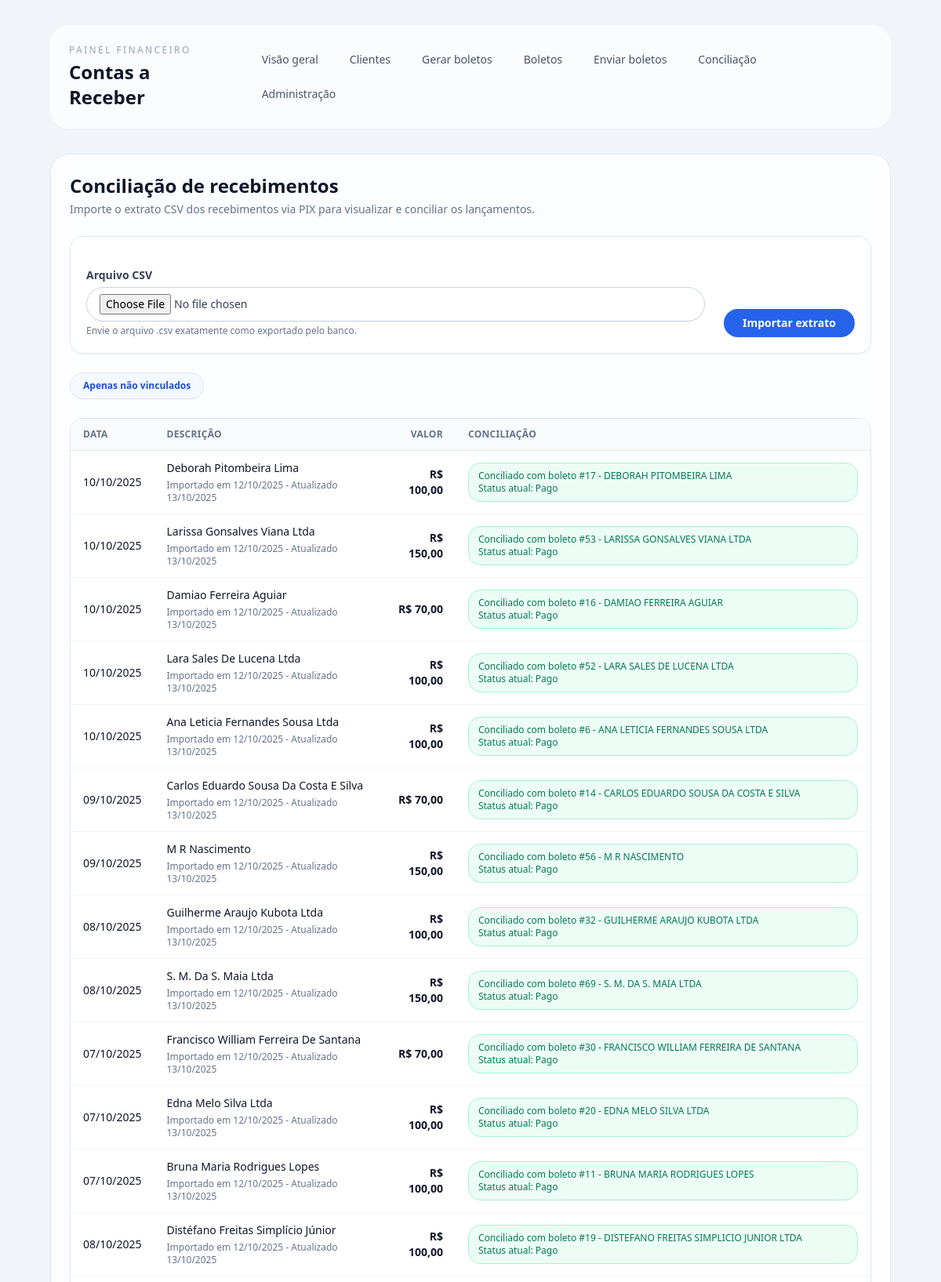
The app's page /conciliacao/ (signed in, upper part) with its own data.
### billing/models.py (models this page shows, shortened)
class ConciliacaoLancamento(models.Model):
    hash_identificador = models.CharField(max_length=128, unique=True)
    data = models.DateField()
    descricao = models.CharField(max_length=255)
    descricao_chave = models.CharField(max_length=255, blank=True, db_index=True)
    valor = models.DecimalField(max_digits=12, decimal_places=2)
    boleto = models.ForeignKey(
        Boleto,
        on_delete=models.SET_NULL,
        related_name="conciliacoes",
        null=True,
        blank=True,
    )
    criado_em = models.DateTimeField(auto_now_add=True)
    atualizado_em = models.DateTimeField(auto_now=True)
    class Meta:
        ordering = ("-data", "-id")

class Boleto(models.Model):
    STATUS_NOVO = "novo"
    STATUS_EMITIDO = "emitido"
    STATUS_PAGO = "pago"
    STATUS_CANCELADO = "cancelado"
    STATUS_ERRO = "erro"
    STATUS_ATRASADO = "atrasado"
    STATUS_CHOICES = [
        (STATUS_NOVO, "Novo"),
        (STATUS_EMITIDO, "Emitido"),
        (STATUS_PAGO, "Pago"),
        (STATUS_CANCELADO, "Cancelado"),
        (STATUS_ERRO, "Erro"),
        (STATUS_ATRASADO, "Atrasado"),
    ]
    FORMA_PAGAMENTO_CHOICES = [
        ("", "Nao informado"),
        ("pix", "PIX"),
        ("dinheiro", "Dinheiro"),
    ]
    WHATSAPP_STATUS_PENDENTE = "pendente"
    WHATSAPP_STATUS_ENVIADO = "enviado"
    WHATSAPP_STATUS_ERRO = "erro"
    WHATSAPP_STATUS_CHOICES = [
        (WHATSAPP_STATUS_PENDENTE, "A enviar"),
        (WHATSAPP_STATUS_ENVIADO, "Enviado"),
        (WHATSAPP_STATUS_ERRO, "Erro"),
    ]
    cliente = models.ForeignKey(Cliente, on_delete=models.CASCADE, related_name='boletos')
    competencia_ano = models.PositiveSmallIntegerField()
    competencia_mes = models.PositiveSmallIntegerField()
    data_vencimento = models.DateField()
    valor = models.DecimalField(max_digits=12, decimal_places=2)
    nosso_numero = models.CharField(max_length=64, blank=True)
    linha_digitavel = models.CharField(max_length=100, blank=True)
    codigo_barras = models.CharField(max_length=100, blank=True)
    tx_id = models.CharField(max_length=100, blank=True)
    codigo_solicitacao = models.CharField(max_length=100, blank=True)
    status = models.CharField(max_length=10, choices=STATUS_CHOICES, default=STATUS_NOVO)
    erro_msg = models.TextField(blank=True)
    pdf = models.FileField(upload_to='boletos/', blank=True, null=True)
    data_pagamento = models.DateField(blank=True, null=True)
    forma_pagamento = models.CharField(
        max_length=20,
        choices=FORMA_PAGAMENTO_CHOICES,
        blank=True,
        default="",
    )
    whatsapp_status = models.CharField(
        max_length=20,
        choices=WHATSAPP_STATUS_CHOICES,
        default=WHATSAPP_STATUS_PENDENTE,
        blank=True,
    )
    whatsapp_status_detail = models.TextField(blank=True)
    whatsapp_status_updated_at = models.DateTimeField(blank=True, null=True)
    criado_em = models.DateTimeField(auto_now_add=True)
    class Meta:
        unique_together = ('cliente', 'competencia_ano', 'competencia_mes')

class Cliente(models.Model):
    valorNominal = models.DecimalField('Valor nominal', max_digits=12, decimal_places=2)
    dataVencimento = models.PositiveSmallIntegerField('Dia do vencimento (1..31)')
    nome = models.CharField('Nome', max_length=200)
    cpfCnpj = models.CharField('CPF/CNPJ', max_length=18)
    ativo = models.BooleanField('Ativo', default=True)
    email = models.EmailField('E-mail', blank=True)
    ddd = models.CharField('DDD', max_length=3, blank=True)
    telefone = models.CharField('Telefone', max_length=20, blank=True)
    endereco = models.CharField('Endereço', max_length=200, blank=True)
    numero = models.CharField('Número', max_length=20, blank=True)
    complemento = models.CharField('Complemento', max_length=100, blank=True)
    bairro = models.CharField('Bairro', max_length=100, blank=True)
    cidade = models.CharField('Cidade', max_length=100, blank=True)
    uf = models.CharField('UF', max_length=2, choices=UF_CHOICES, blank=True)
    cep = models.CharField('CEP', max_length=9, blank=True)

### billing/views.py (the view, shortened to what this page needs)
# urls.py: path("conciliacao/", views.conciliacao, name="conciliacao"),
@login_required
def conciliacao(request):
    pendentes_only = request.GET.get("pendentes") == "1"
    upload_form = ConciliacaoUploadForm()
    novos_ids: Set[int] = set()
    auto_baixas = 0
    boletos_elegiveis = list(
        Boleto.objects.filter(
            status__in=[Boleto.STATUS_EMITIDO, Boleto.STATUS_ATRASADO]
        )
        .select_related("cliente")
        .order_by("cliente__nome", "competencia_ano", "competencia_mes")
    )
    registros_queryset = ConciliacaoLancamento.objects.select_related("boleto", "boleto__cliente")
    if pendentes_only:
        registros_queryset = registros_queryset.filter(boleto__isnull=True)
    registros_queryset = registros_queryset.order_by("-data", "-id")[:200]
    registros_contexto = []
    for lancamento in registros_queryset:
        descricao_normalizada = _normalizar_texto_para_match(lancamento.descricao)
        sugestoes: List[Dict[str, Any]] = []
        for boleto in boletos_elegiveis:
            valor_diff = abs(
                (boleto.valor - lancamento.valor).quantize(Decimal("0.01"), rounding=ROUND_HALF_UP)
            )
            cliente_normalizado = _normalizar_texto_para_match(boleto.cliente.nome)
            similaridade = (
                SequenceMatcher(None, descricao_normalizada, cliente_normalizado).ratio()
                if descricao_normalizada and cliente_normalizado
                else 0.0
            )
            sugestoes.append(
                {
                    "boleto": boleto,
                    "valor_diff": valor_diff,
                    "valor_match": valor_diff == Decimal("0.00"),
                    "similaridade": similaridade,
                    "similaridade_percent": int(round(similaridade * 100)),
                }
            )
        sugestoes.sort(
            key=lambda item: (
                item["valor_diff"],
                -item["similaridade"],
                item["boleto"].id,
            )
        )
        sugestoes = sugestoes[:10]
        melhor_sugestao = sugestoes[0] if sugestoes else None
        melhor_similaridade = melhor_sugestao["similaridade"] if melhor_sugestao else 0.0
        registros_contexto.append(
            {
                "lancamento": lancamento,
                "sugestoes": sugestoes,
                "is_novo": lancamento.id in novos_ids,
                "melhor_sugestao": melhor_sugestao,
                "melhor_similaridade": melhor_similaridade,
            }
        )
    registros_contexto.sort(
        key=lambda item: (
            0 if item["lancamento"].boleto_id is None else 1,
            -item["melhor_similaridade"],
            -item["lancamento"].data.toordinal(),
            -item["lancamento"].id,
        )
    )
    pendentes_total = ConciliacaoLancamento.objects.filter(boleto__isnull=True).count()
    return render(
        request,
        "billing/conciliacao.html",
        {
            "upload_form": upload_form,
            "registros": registros_contexto,
            "boletos_disponiveis": boletos_elegiveis,
            "boletos_total": len(boletos_elegiveis),
            "auto_baixas": auto_baixas,
            "pendentes_total": pendentes_total,
            "pendentes_only": pendentes_only,
        },
    )

### billing/forms.py (shortened to what this page needs)
class ConciliacaoUploadForm(forms.Form):
    arquivo = forms.FileField(label="Extrato em CSV")
    def __init__(self, *args, **kwargs):
        super().__init__(*args, **kwargs)
        self.fields["arquivo"].widget.attrs.update(
            {
                "class": "mt-1 block w-full rounded-full border border-slate-300 bg-white px-4 py-2 text-sm text-slate-700 shadow-sm focus:border-brand-300 focus:outline-none focus:ring-2 focus:ring-brand-200",
            }
        )

### billing/templatetags/formatters.py (called while the page is built)
@register.filter(name="currency_br")
def currency_br(value) -> str:
    if value in (None, ""):
        return "0,00"
    if isinstance(value, Decimal):
        amount = value
    else:
        try:
            amount = Decimal(str(value))
        except (InvalidOperation, ValueError, TypeError):
            return str(value)
    quantized = amount.quantize(Decimal("0.01"))
    sinal = "-" if quantized < 0 else ""
    quantized = abs(quantized)
    quantized_str = f"{quantized:.2f}"
    inteiro_str, decimal_str = quantized_str.split(".")
    inteiro_formatado = f"{int(inteiro_str):,}".replace(",", ".")
    return f"{sinal}{inteiro_formatado},{decimal_str}"

### billing/views.py (called while the page is built)
def _normalizar_texto_para_match(texto: str) -> str:
    if not texto:
        return ""
    texto = unicodedata.normalize("NFKD", texto).encode("ASCII", "ignore").decode()
    return " ".join(texto.lower().split())

### templates/billing/conciliacao.html (shortened to what this page needs)
{% extends "base.html" %}
{% load humanize formatters %}
{% block content %}
  <div class="space-y-6">
    <div class="space-y-1">
      <h2 class="text-2xl font-semibold text-slate-900">Conciliação de recebimentos</h2>
      <p class="text-sm text-slate-500">
        Importe o extrato CSV dos recebimentos via PIX para visualizar e conciliar os lançamentos.
      </p>
    </div>
    <form method="post" enctype="multipart/form-data" class="space-y-4 rounded-2xl border border-slate-200 bg-white/70 p-5 shadow-sm">
      <div class="flex flex-col gap-2 sm:flex-row sm:items-end sm:gap-6">
        <div class="flex-1">
          <label class="text-sm font-semibold text-slate-700" for="{{ upload_form.arquivo.id_for_label }}">Arquivo CSV</label>
          {{ upload_form.arquivo }}
          {% if upload_form.arquivo.errors %}
            <p class="mt-1 text-xs text-rose-600">{{ upload_form.arquivo.errors|striptags }}</p>
          {% else %}
            <p class="mt-1 text-xs text-slate-500">Envie o arquivo .csv exatamente como exportado pelo banco.</p>
          {% endif %}
        </div>
        <button
          type="submit"
          class="inline-flex items-center justify-center rounded-full bg-brand-600 px-6 py-2 text-sm font-semibold text-white shadow-sm transition hover:bg-brand-700 focus-visible:outline focus-visible:outline-2 focus-visible:outline-offset-2 focus-visible:outline-brand-500"
        >
          Importar extrato
        </button>
      </div>
    </form>
    <div class="flex flex-wrap items-center justify-between gap-3">
      <div class="flex flex-wrap gap-2">
        {% if pendentes_only %}
          <a
            class="inline-flex items-center justify-center rounded-full border border-slate-200 px-4 py-2 text-xs font-semibold text-slate-600 shadow-sm transition hover:border-brand-300 hover:text-brand-700"
            href="{% url 'conciliacao' %}"
          >
            Mostrar todos
          </a>
        {% else %}
          <a
            class="inline-flex items-center justify-center rounded-full border border-brand-200 bg-brand-50 px-4 py-2 text-xs font-semibold text-brand-700 shadow-sm transition hover:border-brand-300"
            href="{% url 'conciliacao' %}?pendentes=1"
          >
            Apenas não vinculados
          </a>
        {% endif %}
      </div>
    </div>
    {% if registros %}
      <div class="overflow-x-auto rounded-2xl border border-slate-200 bg-white/80 shadow-sm">
        <table class="min-w-full divide-y divide-slate-200 text-sm text-slate-700">
          <thead class="bg-slate-50 text-xs uppercase tracking-wide text-slate-500">
            <tr>
              <th scope="col" class="px-4 py-3 text-left font-semibold">Data</th>
              <th scope="col" class="px-4 py-3 text-left font-semibold">Descrição</th>
              <th scope="col" class="px-4 py-3 text-right font-semibold">Valor</th>
              <th scope="col" class="px-4 py-3 text-left font-semibold">Conciliação</th>
            </tr>
          </thead>
          <tbody class="divide-y divide-slate-100">
            {% for item in registros %}
              {% with registro=item.lancamento %}
                <tr class="transition hover:bg-slate-50 {% if item.is_novo %}bg-brand-50/40{% endif %}">
                  <td class="px-4 py-3 text-slate-900">{{ registro.data|date:"d/m/Y" }}</td>
                  <td class="px-4 py-3">
                    <div class="flex flex-wrap items-center gap-2">
                      <span class="font-medium text-slate-900">{{ registro.descricao }}</span>
                    </div>
                    {% if registro.boleto %}
                      <p class="mt-1 text-xs text-slate-500">
                        Importado em {{ registro.criado_em|date:"d/m/Y" }} - Atualizado {{ registro.atualizado_em|date:"d/m/Y" }}
                      </p>
                    {% endif %}
                  </td>
                  <td class="px-4 py-3 text-right font-semibold text-slate-900">R$ {{ registro.valor|currency_br }}</td>
                  <td class="px-4 py-3">
                    {% if registro.boleto %}
                      <div class="rounded-2xl border border-emerald-200 bg-emerald-50 px-3 py-2 text-xs text-emerald-700">
                        Conciliado com boleto #{{ registro.boleto.id }} - {{ registro.boleto.cliente.nome }}
                        <br>
                        Status atual: {{ registro.boleto.get_status_display }}
                      </div>
                    {% else %}
                      <p class="text-xs text-slate-500">Não há boletos emitidos ou atrasados disponíveis para conciliação.</p>
                    {% endif %}
                  </td>
                </tr>
              {% endwith %}
            {% endfor %}
          </tbody>
        </table>
      </div>
    {% else %}
      {% if pendentes_only %}
        <p class="text-sm text-slate-500">Nenhum lançamento pendente encontrado.</p>
      {% else %}
        <p class="text-sm text-slate-500">Ainda não há lançamentos conciliados. Importe um extrato para iniciar.</p>
      {% endif %}
    {% endif %}
  </div>
{% endblock %}

### records on screen
ConciliacaoLancamento: lancamento.data "10/10/2025", lancamento.descricao "Deborah Pitombeira Lima", lancamento.criado_em "12/10/2025", lancamento.atualizado_em "13/10/2025", lancamento.valor "100,00", lancamento.boleto.id "17", lancamento.boleto.cliente.nome "DEBORAH PITOMBEIRA LIMA", lancamento.boleto.status "Pago"
ConciliacaoLancamento: lancamento.data "10/10/2025", lancamento.descricao "Larissa Gonsalves Viana Ltda", lancamento.criado_em "12/10/2025", lancamento.atualizado_em "13/10/2025", lancamento.valor "150,00", lancamento.boleto.id "53", lancamento.boleto.cliente.nome "LARISSA GONSALVES VIANA LTDA", lancamento.boleto.status "Pago"
ConciliacaoLancamento: lancamento.data "10/10/2025", lancamento.descricao "Damiao Ferreira Aguiar", lancamento.criado_em "12/10/2025", lancamento.atualizado_em "13/10/2025", lancamento.valor "70,00", lancamento.boleto.id "16", lancamento.boleto.cliente.nome "DAMIAO FERREIRA AGUIAR", lancamento.boleto.status "Pago"
ConciliacaoLancamento: lancamento.data "10/10/2025", lancamento.descricao "Lara Sales De Lucena Ltda", lancamento.criado_em "12/10/2025", lancamento.atualizado_em "13/10/2025", lancamento.valor "100,00", lancamento.boleto.id "52", lancamento.boleto.cliente.nome "LARA SALES DE LUCENA LTDA", lancamento.boleto.status "Pago"
ConciliacaoLancamento: lancamento.data "10/10/2025", lancamento.descricao "Ana Leticia Fernandes Sousa Ltda", lancamento.criado_em "12/10/2025", lancamento.atualizado_em "13/10/2025", lancamento.valor "100,00", lancamento.boleto.id "6", lancamento.boleto.cliente.nome "ANA LETICIA FERNANDES SOUSA LTDA", lancamento.boleto.status "Pago"
ConciliacaoLancamento: lancamento.data "09/10/2025", lancamento.descricao "Carlos Eduardo Sousa Da Costa E Silva", lancamento.criado_em "12/10/2025", lancamento.atualizado_em "13/10/2025", lancamento.valor "70,00", lancamento.boleto.id "14", lancamento.boleto.cliente.nome "CARLOS EDUARDO SOUSA DA COSTA E SILVA", lancamento.boleto.status "Pago"
ConciliacaoLancamento: lancamento.data "09/10/2025", lancamento.descricao "M R Nascimento", lancamento.criado_em "12/10/2025", lancamento.atualizado_em "13/10/2025", lancamento.valor "150,00", lancamento.boleto.id "56", lancamento.boleto.cliente.nome "M R NASCIMENTO", lancamento.boleto.status "Pago"
ConciliacaoLancamento: lancamento.data "08/10/2025", lancamento.descricao "Guilherme Araujo Kubota Ltda", lancamento.criado_em "12/10/2025", lancamento.atualizado_em "13/10/2025", lancamento.valor "100,00", lancamento.boleto.id "32", lancamento.boleto.cliente.nome "GUILHERME ARAUJO KUBOTA LTDA", lancamento.boleto.status "Pago"
ConciliacaoLancamento: lancamento.data "08/10/2025", lancamento.descricao "S. M. Da S. Maia Ltda", lancamento.criado_em "12/10/2025", lancamento.atualizado_em "13/10/2025", lancamento.valor "150,00", lancamento.boleto.id "69", lancamento.boleto.cliente.nome "S. M. DA S. MAIA LTDA", lancamento.boleto.status "Pago"
ConciliacaoLancamento: lancamento.data "07/10/2025", lancamento.descricao "Francisco William Ferreira De Santana", lancamento.criado_em "12/10/2025", lancamento.atualizado_em "13/10/2025", lancamento.valor "70,00", lancamento.boleto.id "30", lancamento.boleto.cliente.nome "FRANCISCO WILLIAM FERREIRA DE SANTANA", lancamento.boleto.status "Pago"
ConciliacaoLancamento: lancamento.data "07/10/2025", lancamento.descricao "Edna Melo Silva Ltda", lancamento.criado_em "12/10/2025", lancamento.atualizado_em "13/10/2025", lancamento.valor "100,00", lancamento.boleto.id "20", lancamento.boleto.cliente.nome "EDNA MELO SILVA LTDA", lancamento.boleto.status "Pago"
ConciliacaoLancamento: lancamento.data "07/10/2025", lancamento.descricao "Bruna Maria Rodrigues Lopes", lancamento.criado_em "12/10/2025", lancamento.atualizado_em "13/10/2025", lancamento.valor "100,00", lancamento.boleto.id "11", lancamento.boleto.cliente.nome "BRUNA MARIA RODRIGUES LOPES", lancamento.boleto.status "Pago"
ConciliacaoLancamento: lancamento.data "08/10/2025", lancamento.descricao "Distéfano Freitas Simplício Júnior", lancamento.criado_em "12/10/2025", lancamento.atualizado_em "13/10/2025", lancamento.valor "100,00", lancamento.boleto.id "19", lancamento.boleto.cliente.nome "DISTEFANO FREITAS SIMPLICIO JUNIOR LTDA", lancamento.boleto.status "Pago"
